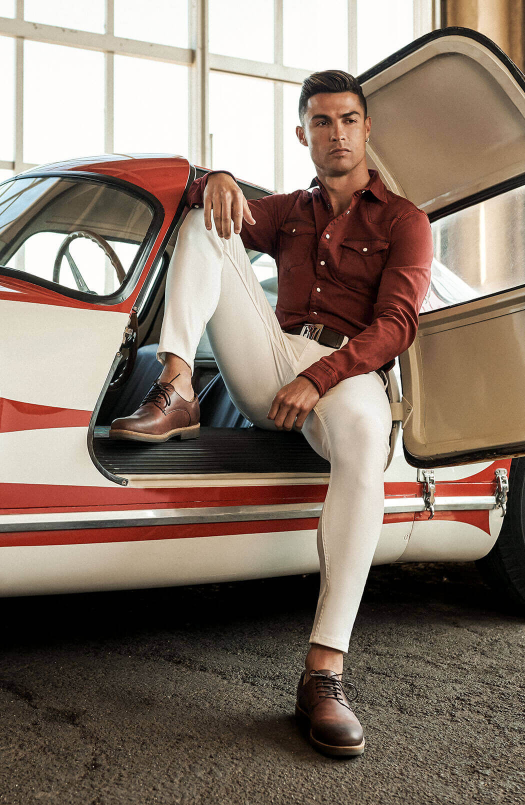
#> input picture CR7_images/Cristiano Ronaldo _ Official Website.jpg, 1050 x 1610 px, found by its file name (shown at 1/2 size)
$ jupyter execute --allow-errors Football_Player_Classifier_Model.ipynb   (shell and % lines are left out)
#> lines starting #> are read from the running program, lines starting #| are printed output that depends on the picture; after the words box and inside, x2 and y2 are one past the last pixel; in counts of white or black regions, pixels touching at a corner belong together
[cell 1]
import numpy as np
import cv2 #Importing OpenCV module.
import matplotlib
from matplotlib import pyplot as plt

## Data preprocessing Step

#### We would be identifying the image using the face and the eyes of the person.We will consider the image if both eyes and face is detected otherwise we would discard the same.

[cell 2]
#Reading an image from the directory

img= cv2.imread("/Users/aryansaini/Documents/Projects/Image Classification Project/Model/test_images/Cristiano Ronaldo _ Official Website.jpg")
#> img is the input picture: shape (1610, 1050, 3); mean B, G, R 108.1, 120.5, 137.3
#the cmd below will give 3 dimension (x,y, RGB)
img.shape
#> Out = (1610, 1050, 3)

[cell 3]
#Using plt from matplotlib to plot the image.
plt.imshow(img)

[cell 4]
#Converting the image into a grey scaling by using the cv2 function cvtColor

gray = cv2.cvtColor(img, cv2.COLOR_BGR2GRAY)
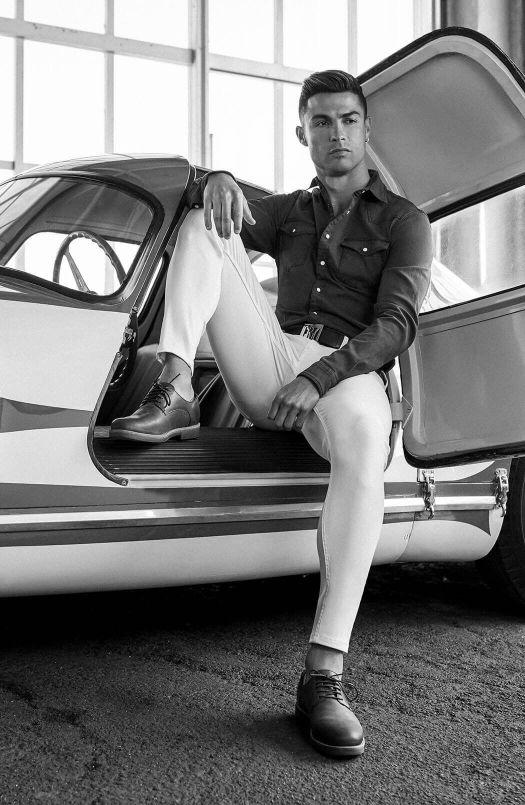
#> gray: shape (1610, 1050) (shown at 1/2 size); min 0, max 255, mean 124.1
#It has removed the 3 dimension of the RGB values for the gray image.
gray.shape
#> Out = (1610, 1050)

[cell 5]
#Plotting the gray image using the plt and cmap function.
plt.imshow( gray, cmap='gray')

[cell 6]
#Gray is an N- Dimensional Array with number ranging from 1-255
gray

[cell 7]
#Now we are creating face detection and eye detection object by using the Haarcascade XML file.

face_cascade = cv2.CascadeClassifier('/Users/aryansaini/Documents/Projects/Image Classification Project/Model/opencv/haarcascades/haarcascade_frontalface_default.xml')
eye_cascade = cv2.CascadeClassifier('/Users/aryansaini/Documents/Projects/Image Classification Project/Model/opencv/haarcascades/haarcascade_eye.xml')

#the faces object has the face of the gray image, 1.3 and 5 are some arguements not sure what they are but they
#have been used as is everywhere i have seen the code.
faces = face_cascade.detectMultiScale(gray, 1.3, 5)
#> faces = [[598, 185, 153, 153]]
#faces returns an array [598, 185, 153, 153]
faces
#> Out = [[598, 185, 153, 153]]

[cell 8]
#storing the image in x,y,w,h values which we will use later, and the face is a 2 Dimensional array
(x,y,w,h)=faces[0]
#> x = 598; y = 185; w = 153; h = 153
x,y,w,h
#> Out = (598, 185, 153, 153)

[cell 9]
#Using the original image and creating a red rectangle on the face
#(255,0,0) denotes R,G,B

face_img = cv2.rectangle(img,(x,y),(x+w,y+h),(255,0,0),2)
plt.imshow(face_img)

[cell 10]
cv2.destroyAllWindows()
#Iterating through all the faces
for (x,y,w,h) in faces:
    #This will create a red rectangle on the face
    face_img = cv2.rectangle(img,(x,y),(x+w,y+h),(255,0,0),2)
    roi_gray = gray[y:y+h, x:x+w]
    #This is the face region of the image and we can plot this later on.
    #roi= region of interest
    roi_color = face_img[y:y+h, x:x+w]
    #This wil create green rectangle on the eyes of the face
    eyes = eye_cascade.detectMultiScale(roi_gray)
    for (ex,ey,ew,eh) in eyes:
        cv2.rectangle(roi_color,(ex,ey),(ex+ew,ey+eh),(0,255,0),2)
#> this loop made 1 pass
#> (x, y, w, h, eyes) on pass 1: (598, 185, 153, 153, [[87, 44, 27, 27], [24, 41, 41, 41], [68, 31, 51, 51]])
#> pass 1, `roi_gray = gray[y:y+h, x:x+w]`:
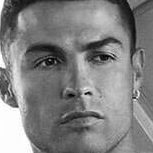
#> roi_gray: shape (153, 153); min 1, max 255, mean 129.2
#> pass 1, `roi_color = face_img[y:y+h, x:x+w]`:
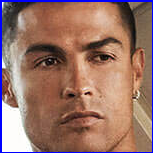
#> roi_color: shape (153, 153, 3); mean B, G, R 103.8, 115.2, 152.9
#> after the loop:
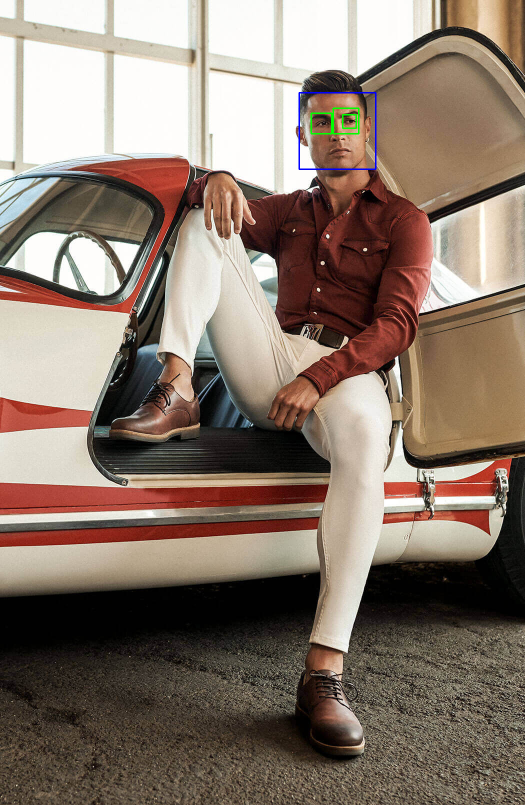
#> img: shape (1610, 1050, 3) (shown at 1/2 size); mean B, G, R 108.2, 120.5, 137
#> after the loop:
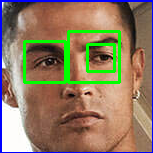
#> roi_color: shape (153, 153, 3); 6.05% of pixels changed, all inside (x1, y1, x2, y2) = (23, 30, 121, 84)


plt.figure()
plt.imshow(face_img, cmap='gray')
plt.show()

## Now we will preprocess the cropped face of the image

[cell 11]
#plotting the cropped face, essentially the red rectangle of the face.
plt.imshow(roi_color, cmap='gray')

## We are only interested on the face for training the model, so we will crop each image and store it in a different folder and use the same.

## Now we will create a custom function which will check whether the image has 2 eyes or not and then crop it

[cell 12]
def get_cropped_image_if_2_eyes(image_path):
    #reading the image
    img = cv2.imread(image_path)
    #converting the image into grey
    gray = cv2.cvtColor(img, cv2.COLOR_BGR2GRAY)
    #detecting the face and putting a red rectangle on the face region.
    faces = face_cascade.detectMultiScale(gray, 1.3, 5)
#> faces = [[598, 185, 153, 153]]

    for (x,y,w,h) in faces:
        roi_gray = gray[y:y+h, x:x+w]
        roi_color = img[y:y+h, x:x+w]
        #Detecting the eyes
        eyes = eye_cascade.detectMultiScale(roi_gray)
        #Checking if there are 2 eyes or not.
        if len(eyes) >= 2:
            return roi_color
        else:
            return None
#> this loop made 1 pass
#> pass 1, in get_cropped_image_if_2_eyes, `roi_color = img[y:y+h, x:x+w]`:
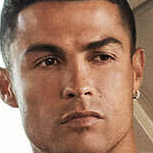
#> roi_color: shape (153, 153, 3); mean B, G, R 98.3, 120.2, 158.6

[cell 13]
#Plot the original image

original_img= cv2.imread("/Users/aryansaini/Documents/Projects/Image Classification Project/Model/test_images/Cristiano Ronaldo _ Official Website.jpg")
#the cmd below will give 3 dimension (x,y, RGB)
plt.imshow(original_img)

[cell 14]
#Using the fuction to see what kind of image is returned by the get_cropped_image_if_2_eyes function
cropped_img= get_cropped_image_if_2_eyes("/Users/aryansaini/Documents/Projects/Image Classification Project/Model/test_images/Cristiano Ronaldo _ Official Website.jpg")
plt.imshow(cropped_img)

#We see that we are able to get the cropped face image

[cell 15]
#Now checking if the custom function does not return a cropped image in which eyes are not distinct(less than 2)
original_img_obs= cv2.imread("/Users/aryansaini/Documents/Projects/Image Classification Project/Model/test_images/download.jpeg")
#> (the rest of this cell did not finish here and is left out)

[cell 16]
# we see that it is not able to detect the eyes of the cropped img
#but for some type error it is throwing an error
#will comment the code for now
#cropped_img_obs = get_cropped_image_if_2_eyes("/Users/aryansaini/Documents/Projects/Image Classification Project/Model/test_images/download.jpeg")
#plt.imshow(cropped_img_obs)

[cell 17]
#We wrote the code to crop the original image using haarcascade and opencv
#Now we will write the code to create a directory
#within our Model folder "cropped image" and store those cropped images there
#We will be using the OS module to do so.

[cell 18]
path_to_data = "./Dataset/"
path_to_cr_data = "./Dataset/cropped/"

[cell 19]
import os
#Creating a list which will store all the sub directory name
img_dirs=[]
#> (the rest of this cell did not finish here and is left out)

[cell 20]
img_dirs

[cell 21]
#Importing shutil module which deals with files
import shutil
#Since you may run the code multiple times,
#Below if is checking if the cropped directory exist, if it does then remove it!
if os.path.exists(path_to_cr_data):
     shutil.rmtree(path_to_cr_data)
#Below is creating a cropped folder within the dataset directory
os.mkdir(path_to_cr_data)

[cell 22]
#Creating a list with the directory of cropped folder path of each of 6 players
cropped_image_dirs = []
#Creating a dictionary
celebrity_file_names_dict = {}

#Iterating through each image directories.
for img_dir in img_dirs:
    #Initializing the count variable.
    count=1
    #fetching the football player name
    celebrity_name = img_dir.split("/")[-1]
    #print(celebrity_name), will show us the names of the football players.

    #Initializing the dictionary celebrity_file_names_dict with the celebrity name(key) and each key
    #is to have a list which be later used to append image paths too
    celebrity_file_names_dict[celebrity_name] = []

    #Now we will be iterating through all the folders of football players images, individually
    for entry in os.scandir(img_dir):
        #We will get the cropped image with red, green rectantgles.
        roi_color = get_cropped_image_if_2_eyes(entry.path)
        if roi_color is not None:
            cropped_folder= path_to_cr_data + celebrity_name
            #print(cropped_folder)
            #If the cropped_folder doesn't exist inside the cropped folder
            if not os.path.exists(cropped_folder):
                #Create the cropped folder of each football player by iterating through their images.
                os.makedirs(cropped_folder)
                cropped_image_dirs.append(cropped_folder)
                print("The cropped folder is generated: ",cropped_folder)
            #Creating the roi image name to be stored in cropped folder.
            cropped_file_name = celebrity_name + str(count) + ".png"
            cropped_file_path = cropped_folder + "/" + cropped_file_name

            #cv2.imwrite() method is used to save an image to any storage device
            cv2.imwrite(cropped_file_path, roi_color)
            #Appending the dictionary with the football player name (key) and their file path as value
            celebrity_file_names_dict[celebrity_name].append(cropped_file_path)
            count+=1

## Now we would be performing Wavelet Transform on each image for feature engineering
## Each facial features would be distinguishable,In wavelet transformed image, you can see edges clearly and that can give us clues on various facial features such as eyes, nose, lips etc

## Wavelet Transform.

[cell 23]
import numpy as np
import pywt
import cv2

def w2d(img, mode='haar', level=1):
#> called with mode = 'db1', level = 5
    imArray = img
    #Datatype conversions
    #convert to grayscale
    imArray = cv2.cvtColor( imArray,cv2.COLOR_RGB2GRAY )
    #convert to float
    imArray =  np.float32(imArray)
    imArray /= 255;
    # compute coefficients
    coeffs=pywt.wavedec2(imArray, mode, level=level)
#> coeffs = 6 items

    #Process Coefficients
    coeffs_H=list(coeffs)
#> coeffs_H = 6 items
    coeffs_H[0] *= 0;

    # reconstruction
    imArray_H=pywt.waverec2(coeffs_H, mode);
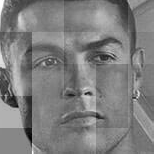
#> imArray_H: shape (154, 154) float32; min -0.617, max 0.627, mean -0.000266; drawn with min black and max white
    imArray_H *= 255;
    imArray_H =  np.uint8(imArray_H)
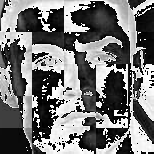
#> imArray_H: shape (154, 154); min 0, max 255, mean 116.8

    return imArray_H

[cell 24]
im_har = w2d(cropped_img,'db1',5)
plt.imshow(im_har, cmap='gray')

[cell 25]
#Assigning class label to each celebrity name
class_dict={}
count=0

for celebrity_name in celebrity_file_names_dict.keys():
    class_dict[celebrity_name] = count
    count=count+1
class_dict
